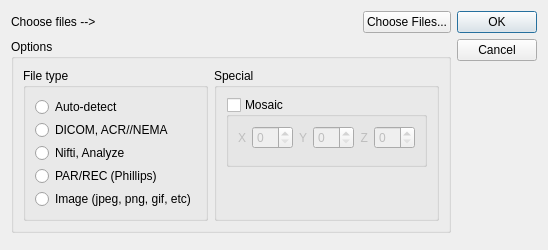
<?xml version="1.0" encoding="UTF-8"?>
<ui version="4.0">
 <class>OpenFileDialog</class>
 <widget class="QDialog" name="OpenFileDialog">
  <property name="geometry">
   <rect>
    <x>0</x>
    <y>0</y>
    <width>499</width>
    <height>222</height>
   </rect>
  </property>
  <property name="windowTitle">
   <string>Dialog</string>
  </property>
  <layout class="QHBoxLayout" name="horizontalLayout">
   <item>
    <layout class="QVBoxLayout" name="verticalLayout" stretch="0,1">
     <property name="bottomMargin">
      <number>6</number>
     </property>
     <item>
      <layout class="QHBoxLayout" name="horizontalLayout_2" stretch="1,0">
       <property name="bottomMargin">
        <number>0</number>
       </property>
       <item>
        <widget class="QLabel" name="label">
         <property name="text">
          <string>Choose files --&gt;</string>
         </property>
        </widget>
       </item>
       <item>
        <widget class="QPushButton" name="pushButton">
         <property name="maximumSize">
          <size>
           <width>16777215</width>
           <height>16777215</height>
          </size>
         </property>
         <property name="toolTip">
          <string>Choose Files...</string>
         </property>
         <property name="text">
          <string>Choose Files...</string>
         </property>
        </widget>
       </item>
      </layout>
     </item>
     <item>
      <widget class="QGroupBox" name="groupBox">
       <property name="title">
        <string>Options</string>
       </property>
       <layout class="QHBoxLayout" name="horizontalLayout_3">
        <item>
         <widget class="QGroupBox" name="groupBox_2">
          <property name="sizePolicy">
           <sizepolicy hsizetype="Preferred" vsizetype="Preferred">
            <horstretch>0</horstretch>
            <verstretch>0</verstretch>
           </sizepolicy>
          </property>
          <property name="title">
           <string>File type</string>
          </property>
          <property name="alignment">
           <set>Qt::AlignLeading|Qt::AlignLeft|Qt::AlignTop</set>
          </property>
          <layout class="QVBoxLayout" name="verticalLayout_2">
           <property name="spacing">
            <number>3</number>
           </property>
           <item>
            <widget class="QRadioButton" name="radioButton_5">
             <property name="text">
              <string>Auto-detect</string>
             </property>
            </widget>
           </item>
           <item>
            <widget class="QRadioButton" name="radioButton">
             <property name="text">
              <string>DICOM, ACR//NEMA</string>
             </property>
            </widget>
           </item>
           <item>
            <widget class="QRadioButton" name="radioButton_3">
             <property name="text">
              <string>Nifti, Analyze</string>
             </property>
            </widget>
           </item>
           <item>
            <widget class="QRadioButton" name="radioButton_4">
             <property name="text">
              <string>PAR/REC (Phillips)</string>
             </property>
            </widget>
           </item>
           <item>
            <widget class="QRadioButton" name="radioButton_2">
             <property name="text">
              <string>Image (jpeg, png, gif, etc)</string>
             </property>
            </widget>
           </item>
           <item>
            <spacer name="verticalSpacer">
             <property name="orientation">
              <enum>Qt::Vertical</enum>
             </property>
             <property name="sizeHint" stdset="0">
              <size>
               <width>20</width>
               <height>40</height>
              </size>
             </property>
            </spacer>
           </item>
          </layout>
         </widget>
        </item>
        <item>
         <widget class="QGroupBox" name="groupBox_3">
          <property name="title">
           <string>Special</string>
          </property>
          <property name="alignment">
           <set>Qt::AlignLeading|Qt::AlignLeft|Qt::AlignTop</set>
          </property>
          <property name="checkable">
           <bool>false</bool>
          </property>
          <layout class="QVBoxLayout" name="verticalLayout_3">
           <item>
            <widget class="QGroupBox" name="groupBox_4">
             <property name="title">
              <string>Mosaic</string>
             </property>
             <property name="checkable">
              <bool>true</bool>
             </property>
             <property name="checked">
              <bool>false</bool>
             </property>
             <layout class="QVBoxLayout" name="verticalLayout_4">
              <item>
               <layout class="QHBoxLayout" name="horizontalLayout_4">
                <property name="bottomMargin">
                 <number>6</number>
                </property>
                <item>
                 <widget class="QLabel" name="label_2">
                  <property name="maximumSize">
                   <size>
                    <width>15</width>
                    <height>16777215</height>
                   </size>
                  </property>
                  <property name="text">
                   <string>X</string>
                  </property>
                  <property name="alignment">
                   <set>Qt::AlignRight|Qt::AlignTrailing|Qt::AlignVCenter</set>
                  </property>
                 </widget>
                </item>
                <item>
                 <widget class="QSpinBox" name="spinBox"/>
                </item>
                <item>
                 <widget class="QLabel" name="label_3">
                  <property name="maximumSize">
                   <size>
                    <width>15</width>
                    <height>16777215</height>
                   </size>
                  </property>
                  <property name="text">
                   <string>Y</string>
                  </property>
                  <property name="alignment">
                   <set>Qt::AlignRight|Qt::AlignTrailing|Qt::AlignVCenter</set>
                  </property>
                 </widget>
                </item>
                <item>
                 <widget class="QSpinBox" name="spinBox_2"/>
                </item>
                <item>
                 <widget class="QLabel" name="label_4">
                  <property name="maximumSize">
                   <size>
                    <width>15</width>
                    <height>16777215</height>
                   </size>
                  </property>
                  <property name="text">
                   <string>Z</string>
                  </property>
                  <property name="alignment">
                   <set>Qt::AlignRight|Qt::AlignTrailing|Qt::AlignVCenter</set>
                  </property>
                 </widget>
                </item>
                <item>
                 <widget class="QSpinBox" name="spinBox_3"/>
                </item>
               </layout>
              </item>
             </layout>
            </widget>
           </item>
           <item>
            <spacer name="verticalSpacer_2">
             <property name="orientation">
              <enum>Qt::Vertical</enum>
             </property>
             <property name="sizeHint" stdset="0">
              <size>
               <width>20</width>
               <height>40</height>
              </size>
             </property>
            </spacer>
           </item>
          </layout>
          <zorder>verticalSpacer_2</zorder>
          <zorder>groupBox_4</zorder>
         </widget>
        </item>
       </layout>
      </widget>
     </item>
    </layout>
   </item>
   <item>
    <widget class="QDialogButtonBox" name="buttonBox_2">
     <property name="orientation">
      <enum>Qt::Vertical</enum>
     </property>
     <property name="standardButtons">
      <set>QDialogButtonBox::Cancel|QDialogButtonBox::Ok</set>
     </property>
    </widget>
   </item>
  </layout>
 </widget>
 <resources/>
 <connections/>
</ui>
